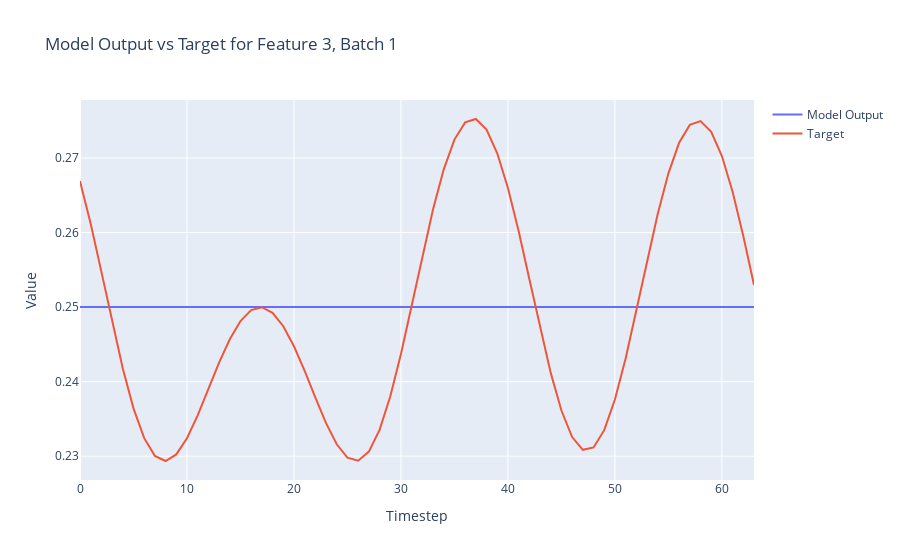

Notebook code for this chart:
### Code cell
import plotly.graph_objects as go

def plot_model_output_vs_target(model_outputs, targets, batch_index=0, feature_index=0):
    # Extract the specified feature for the given batch from both the model outputs and targets
    model_output_series = model_outputs[batch_index, :, feature_index].detach().numpy()
    target_series = targets[batch_index, :, feature_index].numpy()
    
    # Create a range for the x-axis (timesteps)
    timesteps = list(range(model_output_series.shape[0]))
    
    # Create traces
    model_trace = go.Scatter(x=timesteps, y=model_output_series, mode='lines', name='Model Output')
    target_trace = go.Scatter(x=timesteps, y=target_series, mode='lines', name='Target')
    
    # Create the figure and add traces
    fig = go.Figure()
    fig.add_trace(model_trace)
    fig.add_trace(target_trace)
    
    # Add title and labels
    fig.update_layout(title=f'Model Output vs Target for Feature {feature_index}, Batch {batch_index}',
                      xaxis_title='Timestep',
                      yaxis_title='Value')
    
    # Show the figure
    fig.show()

# Assuming `y` and `Y` are your model outputs and targets, respectively
# Adjust batch_index and feature_index as needed
plot_model_output_vs_target(outputs, Y, batch_index=1, feature_index=3)

### Figure 1 — Plotly figure (JSON) as saved in the notebook; plotly's stock layout.template omitted (floating-point values rounded to 4 significant figures)
{"data": [{"mode": "lines", "name": "Model Output", "type": "scatter", "x": [0, 1, 2, 3, 4, 5, 6, 7, 8, 9, 10, 11, 12, 13, 14, 15, 16, 17, 18, 19, 20, 21, 22, 23, 24, 25, 26, 27, 28, 29, 30, 31, 32, 33, 34, 35, 36, 37, 38, 39, 40, 41, 42, 43, 44, 45, 46, 47, 48, 49, 50, 51, 52, 53, 54, 55, 56, 57, 58, 59, 60, 61, 62, 63], "y": [0.25, 0.25, 0.25, 0.25, 0.25, 0.25, 0.25, 0.25, 0.25, 0.25, 0.25, 0.25, 0.25, 0.25, 0.25, 0.25, 0.25, 0.25, 0.25, 0.25, 0.25, 0.25, 0.25, 0.25, 0.25, 0.25, 0.25, 0.25, 0.25, 0.25, 0.25, 0.25, 0.25, 0.25, 0.25, 0.25, 0.25, 0.25, 0.25, 0.25, 0.25, 0.25, 0.25, 0.25, 0.25, 0.25, 0.25, 0.25, 0.25, 0.25, 0.25, 0.25, 0.25, 0.25, 0.25, 0.25, 0.25, 0.25, 0.25, 0.25, 0.25, 0.25, 0.25, 0.25]}, {"mode": "lines", "name": "Target", "type": "scatter", "x": [0, 1, 2, 3, 4, 5, 6, 7, 8, 9, 10, 11, 12, 13, 14, 15, 16, 17, 18, 19, 20, 21, 22, 23, 24, 25, 26, 27, 28, 29, 30, 31, 32, 33, 34, 35, 36, 37, 38, 39, 40, 41, 42, 43, 44, 45, 46, 47, 48, 49, 50, 51, 52, 53, 54, 55, 56, 57, 58, 59, 60, 61, 62, 63], "y": [0.2669, 0.2612, 0.2547, 0.2481, 0.2418, 0.2364, 0.2324, 0.23, 0.2294, 0.2302, 0.2324, 0.2355, 0.239, 0.2425, 0.2457, 0.2481, 0.2496, 0.25, 0.2492, 0.2474, 0.2447, 0.2414, 0.2379, 0.2344, 0.2316, 0.2298, 0.2294, 0.2306, 0.2335, 0.238, 0.2437, 0.2502, 0.2568, 0.2631, 0.2685, 0.2725, 0.2748, 0.2752, 0.2738, 0.2706, 0.266, 0.2602, 0.2538, 0.2472, 0.2412, 0.2361, 0.2326, 0.2309, 0.2312, 0.2335, 0.2376, 0.2431, 0.2495, 0.2562, 0.2625, 0.2679, 0.272, 0.2744, 0.2749, 0.2735, 0.2703, 0.2655, 0.2595, 0.253]}], "layout": {"title": {"text": "Model Output vs Target for Feature 3, Batch 1"}, "xaxis": {"title": {"text": "Timestep"}}, "yaxis": {"title": {"text": "Value"}}}}
